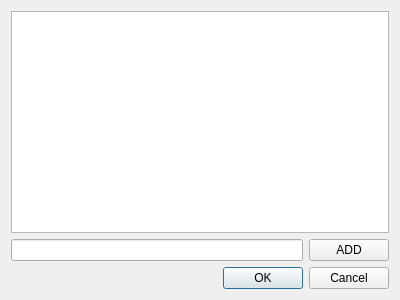
<?xml version="1.0" encoding="UTF-8"?>
<ui version="4.0">
 <class>Dialog</class>
 <widget class="QDialog" name="Dialog">
  <property name="geometry">
   <rect>
    <x>0</x>
    <y>0</y>
    <width>400</width>
    <height>300</height>
   </rect>
  </property>
  <property name="windowTitle">
   <string>Dialog</string>
  </property>
  <layout class="QVBoxLayout" name="verticalLayout">
   <item>
    <widget class="QTableView" name="tblItemTable"/>
   </item>
   <item>
    <layout class="QHBoxLayout" name="horizontalLayout">
     <item>
      <widget class="QLineEdit" name="lineEdit"/>
     </item>
     <item>
      <widget class="QPushButton" name="cmdAddItem">
       <property name="text">
        <string>ADD</string>
       </property>
      </widget>
     </item>
    </layout>
   </item>
   <item>
    <widget class="QDialogButtonBox" name="buttonBox">
     <property name="orientation">
      <enum>Qt::Horizontal</enum>
     </property>
     <property name="standardButtons">
      <set>QDialogButtonBox::Cancel|QDialogButtonBox::Ok</set>
     </property>
    </widget>
   </item>
  </layout>
 </widget>
 <resources/>
 <connections>
  <connection>
   <sender>buttonBox</sender>
   <signal>accepted()</signal>
   <receiver>Dialog</receiver>
   <slot>accept()</slot>
   <hints>
    <hint type="sourcelabel">
     <x>248</x>
     <y>254</y>
    </hint>
    <hint type="destinationlabel">
     <x>157</x>
     <y>274</y>
    </hint>
   </hints>
  </connection>
  <connection>
   <sender>buttonBox</sender>
   <signal>rejected()</signal>
   <receiver>Dialog</receiver>
   <slot>reject()</slot>
   <hints>
    <hint type="sourcelabel">
     <x>316</x>
     <y>260</y>
    </hint>
    <hint type="destinationlabel">
     <x>286</x>
     <y>274</y>
    </hint>
   </hints>
  </connection>
 </connections>
</ui>
